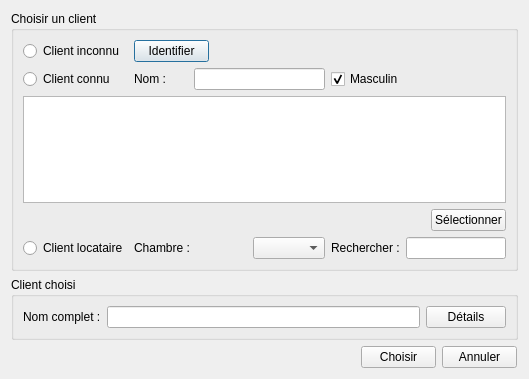
<?xml version="1.0" encoding="UTF-8"?>
<ui version="4.0">
 <class>BDIdentifierClientResto</class>
 <widget class="QDialog" name="BDIdentifierClientResto">
  <property name="geometry">
   <rect>
    <x>0</x>
    <y>0</y>
    <width>529</width>
    <height>379</height>
   </rect>
  </property>
  <property name="windowTitle">
   <string>Dialog</string>
  </property>
  <layout class="QGridLayout" name="gridLayout_3">
   <item row="0" column="0">
    <widget class="QGroupBox" name="groupBox_2">
     <property name="title">
      <string>Choisir un client</string>
     </property>
     <layout class="QGridLayout" name="gridLayout_2">
      <item row="0" column="0">
       <widget class="QRadioButton" name="rb_clientInconnu">
        <property name="text">
         <string>Client inconnu</string>
        </property>
       </widget>
      </item>
      <item row="0" column="1" colspan="2">
       <widget class="QPushButton" name="btn_identifier">
        <property name="maximumSize">
         <size>
          <width>75</width>
          <height>23</height>
         </size>
        </property>
        <property name="text">
         <string>Identifier</string>
        </property>
       </widget>
      </item>
      <item row="1" column="0">
       <widget class="QRadioButton" name="rb_clientConnu">
        <property name="text">
         <string>Client connu</string>
        </property>
       </widget>
      </item>
      <item row="1" column="1">
       <widget class="QLabel" name="label">
        <property name="text">
         <string>Nom :</string>
        </property>
       </widget>
      </item>
      <item row="1" column="2" colspan="2">
       <widget class="QLineEdit" name="lineEditClientConnu"/>
      </item>
      <item row="1" column="4">
       <widget class="QCheckBox" name="checkBoxMasculin">
        <property name="text">
         <string>Masculin</string>
        </property>
        <property name="checked">
         <bool>true</bool>
        </property>
       </widget>
      </item>
      <item row="2" column="0" colspan="6">
       <widget class="QTableView" name="tableView">
        <property name="selectionMode">
         <enum>QAbstractItemView::SingleSelection</enum>
        </property>
        <property name="selectionBehavior">
         <enum>QAbstractItemView::SelectRows</enum>
        </property>
        <attribute name="horizontalHeaderDefaultSectionSize">
         <number>120</number>
        </attribute>
        <attribute name="verticalHeaderDefaultSectionSize">
         <number>17</number>
        </attribute>
        <attribute name="verticalHeaderDefaultSectionSize">
         <number>17</number>
        </attribute>
        <attribute name="horizontalHeaderDefaultSectionSize">
         <number>120</number>
        </attribute>
       </widget>
      </item>
      <item row="3" column="5">
       <widget class="QPushButton" name="btn_choisir">
        <property name="maximumSize">
         <size>
          <width>75</width>
          <height>23</height>
         </size>
        </property>
        <property name="text">
         <string>Sélectionner</string>
        </property>
       </widget>
      </item>
      <item row="4" column="0">
       <widget class="QRadioButton" name="rb_clientLocataire">
        <property name="text">
         <string>Client locataire</string>
        </property>
       </widget>
      </item>
      <item row="4" column="1" colspan="2">
       <widget class="QLabel" name="label_2">
        <property name="text">
         <string>Chambre :</string>
        </property>
       </widget>
      </item>
      <item row="4" column="3">
       <widget class="QComboBox" name="comboBoxChambre"/>
      </item>
      <item row="4" column="4" colspan="2">
       <layout class="QFormLayout" name="formLayout_2">
        <item row="0" column="0">
         <widget class="QLabel" name="label_4">
          <property name="text">
           <string>Rechercher :</string>
          </property>
         </widget>
        </item>
        <item row="0" column="1">
         <widget class="QLineEdit" name="lineEditRechercherCh">
          <property name="maximumSize">
           <size>
            <width>100</width>
            <height>16777215</height>
           </size>
          </property>
         </widget>
        </item>
       </layout>
      </item>
     </layout>
    </widget>
   </item>
   <item row="1" column="0">
    <widget class="QGroupBox" name="groupBox">
     <property name="title">
      <string>Client choisi</string>
     </property>
     <layout class="QGridLayout" name="gridLayout">
      <item row="0" column="0">
       <widget class="QLabel" name="label_3">
        <property name="text">
         <string>Nom complet :</string>
        </property>
       </widget>
      </item>
      <item row="0" column="1">
       <widget class="QLineEdit" name="lineEditClientSelectionne">
        <property name="alignment">
         <set>Qt::AlignRight|Qt::AlignTrailing|Qt::AlignVCenter</set>
        </property>
        <property name="readOnly">
         <bool>true</bool>
        </property>
       </widget>
      </item>
      <item row="0" column="2">
       <widget class="QPushButton" name="btn_details">
        <property name="text">
         <string>Détails</string>
        </property>
       </widget>
      </item>
     </layout>
    </widget>
   </item>
   <item row="2" column="0">
    <layout class="QFormLayout" name="formLayout">
     <property name="formAlignment">
      <set>Qt::AlignRight|Qt::AlignTop|Qt::AlignTrailing</set>
     </property>
     <property name="rightMargin">
      <number>7</number>
     </property>
     <item row="0" column="0">
      <widget class="QPushButton" name="btn_ok">
       <property name="maximumSize">
        <size>
         <width>75</width>
         <height>23</height>
        </size>
       </property>
       <property name="text">
        <string>Choisir</string>
       </property>
      </widget>
     </item>
     <item row="0" column="1">
      <widget class="QPushButton" name="btn_annuler">
       <property name="maximumSize">
        <size>
         <width>75</width>
         <height>23</height>
        </size>
       </property>
       <property name="text">
        <string>Annuler</string>
       </property>
      </widget>
     </item>
    </layout>
   </item>
  </layout>
 </widget>
 <resources/>
 <connections/>
</ui>
